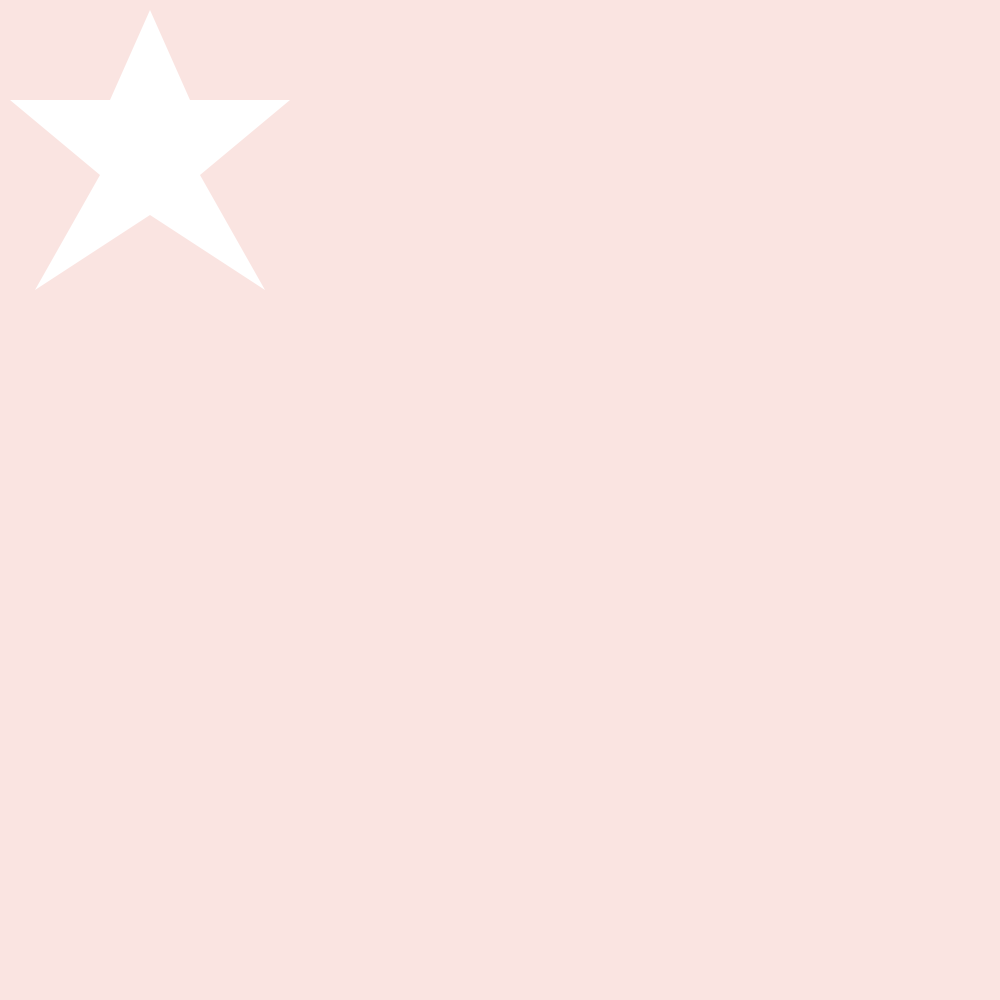
Frame 1 (no input)
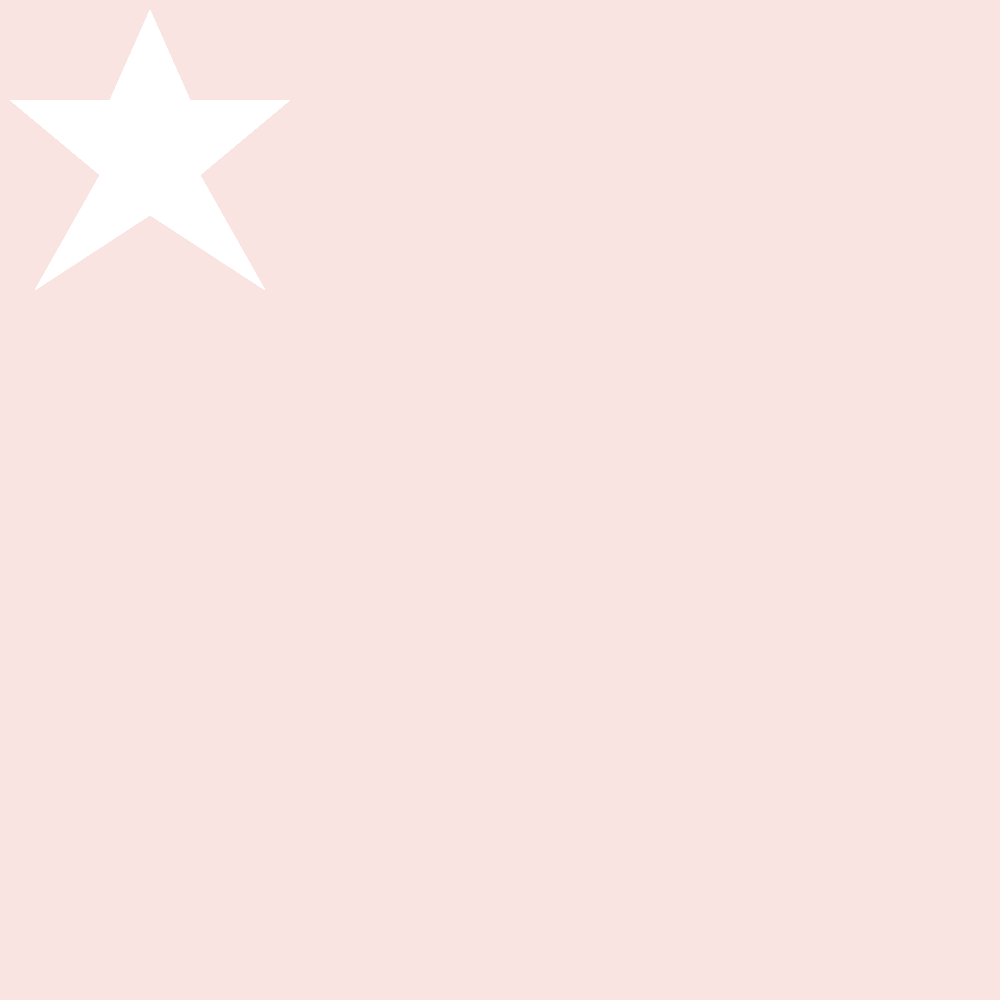
Frame 60 (the mouse pressed at the canvas centre just before this capture)
Frame 120 (the mouse held since frame 60 and released just before this capture): identical to frame 60, image omitted

The Processing sketch that drew these frames (run headless with seeded random() and noise(); from frame 60 on, the mouse is pressed at the canvas centre):

// Processing sketch: processing_70102
// ── processing_70102.pde

int a = 100;
int b = 350;
int d = 900;
int value = 800;

String tri="Drawing Triangle";
String stripe1="Drawing Red Stripe";
String stripe2="Drawing White Stripe";

void setup(){
  
  size(1000,1000);
  background(250,228,225);
  
  
}

void draw(){
  
 noStroke();
  smooth();
  
  if (keyPressed) {
    if (key == 'w' || key == 'w') {
      fill(0);
    }
  } else {
    fill(255);
  }
//references the start found here http://www.openprocessing.org/sketch/8175 by Vanessa Wang
beginShape();

     vertex(150,10);
     vertex(190,100);
     vertex(290,100);
     vertex(200,175);
     vertex(265,290);
     vertex(150,215);
     vertex(35,290);
     vertex(100,175);
     vertex(10,100);
     vertex(110,100);
     endShape();//end of the shape
}

  
void mouseDragged(){  
  
  fill(0,0,255);
  beginShape();
  vertex(mouseX,mouseY);
  vertex(a,a);
  vertex(b,b);
  vertex(d,d);
  endShape(CLOSE);
  println(tri);
  
  
}

void keyPressed(){

  fill(255,0,0);
  rect(100,mouseY,850,20);
  println(stripe1);

    
  
}

void keyReleased(){
  fill(255,255,255);
  rect(100,mouseY,850,20);
  println(stripe2);
  
}
